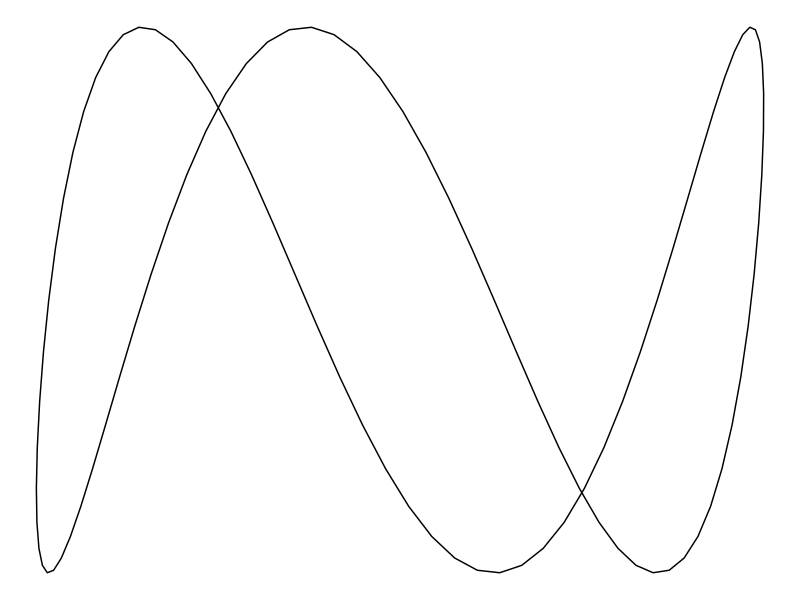
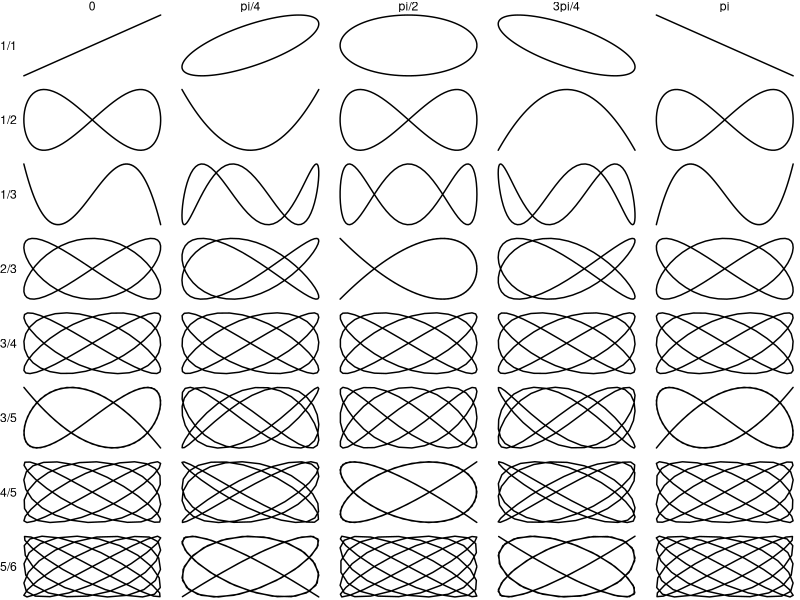

These figures' R source, in order:
## ---- chunk 1
library(dplyr)
library(purrr)
library(ggplot2)
library(gganimate)
library(transformr)
## ---- chunk 2
lissajous <- function(w1, w2, diff_phase, ratio, phase){
  t <- seq(0, 2*pi, length.out = 100)
  x <- sin(w1*t + diff_phase)
  y <- sin(w2*t)
  df <- data.frame(x = x, y = y, ratio = ratio, phase = phase)
  return(df)
}
## ---- chunk 3
ggplot(lissajous(w1 = 1, w2 = 3, diff_phase = pi/4, ratio = "1/3", phase = "pi/4"), aes(x,y)) +
  geom_path() +
  theme_void() 
## ---- chunk 4
lissajous_values <- expand.grid(ratio = c("1/1", "1/2", "1/3", "2/3", "3/4", "3/5", "4/5", "5/6"), phase = c("0", "pi/4", "pi/2", "3pi/4", "pi"))

lissajous_values <- lissajous_values %>%
  mutate(w1 = as.numeric(substr(ratio, 1, 1)),
         w2 =  as.numeric(substr(ratio, 3, 3)),
         phase_num = case_when(phase == "0" ~ 0,
                               phase == "pi/4" ~ pi/4,
                               phase == "pi/2" ~ pi/2,
                               phase == "3pi/4" ~ 3*pi/4,
                               phase == "pi" ~ pi))
## ---- chunk 5
lissajous_values %>% glimpse()
## ---- chunk 6
lissajous_table <- pmap_df(lissajous_values, function(ratio, phase, w1, w2, phase_num) lissajous(w1 = w1, w2 = w2, diff_phase = phase_num, ratio = ratio, phase = phase))
## ---- chunk 7
lissajous_table %>% glimpse()
## ---- chunk 8
ggplot(lissajous_table, aes(x,y)) +
  geom_path() + 
  theme_void() +
  facet_grid(ratio ~ phase, switch = "y")
## ---- chunk 9
lissajous_gif <- function(w1, w2, points = 100){
  
  values <- data.frame(w1, w2, diff_phase = seq(0, 2*pi, length.out = 100))
  
  l_gif <- function(w1, w2, diff_phase){
    t <- seq(0, 2*pi, length.out = points)
    x <- sin(w1*t + diff_phase)
    y <- sin(w2*t)
    df <- data.frame(x = x, y = y, diff_phase = diff_phase)
    return(df)
  }
  
  table <- pmap_df(values, function(w1, w2, diff_phase) l_gif(w1, w2, diff_phase))
  
  anim <- ggplot(table, aes(x, y)) +
    geom_path() +
    theme_void() +
    transition_states(diff_phase,
                      transition_length = 2,
                      state_length = 1)
  
  return(anim)
}
## ---- chunk 10
lissajous_gif(w1=2, w2=3, points=100)
## ---- chunk 11
lissajous_gif(w1=4, w2=5, points=500)
